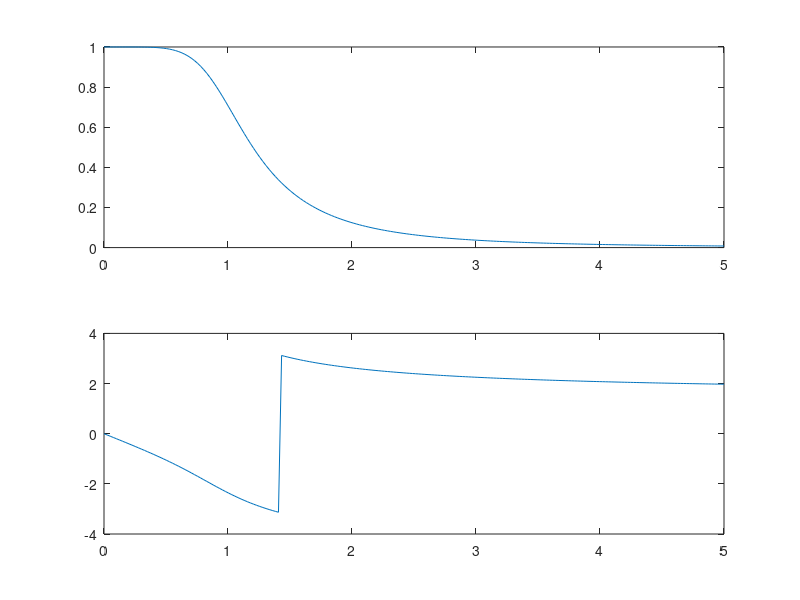

Here is the MATLAB script that generated this plot:
w=linspace(0,5,200);
b=[1];
a=[1 2 2 1];
H=freqs(b,a,w);
subplot(2,1,1);
plot(w,abs(H));
subplot(2,1,2);
plot(w,angle(H));
